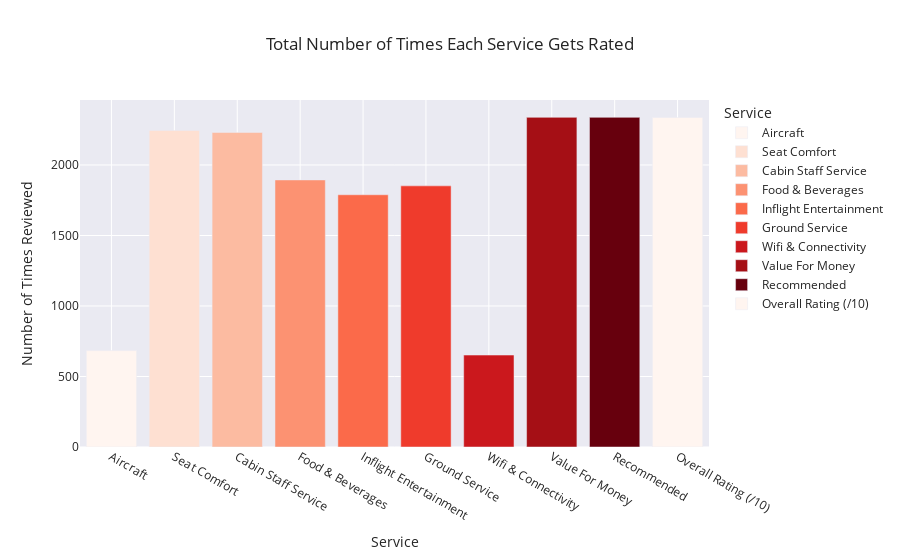

Notebook code for this chart:
### Code cell
# Use plotly to create a bar chart:
fig = px.bar(count_df, x='Service', y='Number of Times Reviewed', 
             title="Total Number of Times Each Service Gets Rated", color = 'Service', 
            color_discrete_sequence=px.colors.sequential.Reds, template = 'seaborn')
fig.show()

### Figure 1 — Plotly figure (JSON) as saved in the notebook; plotly's stock layout.template omitted (floating-point values rounded to 4 significant figures)
{"data": [{"alignmentgroup": "True", "hovertemplate": "Service=%{x}<br>Number of Times Reviewed=%{y}<extra></extra>", "legendgroup": "Aircraft", "marker": {"color": "rgb(255,245,240)", "pattern": {"shape": ""}}, "name": "Aircraft", "offsetgroup": "Aircraft", "orientation": "v", "showlegend": true, "textposition": "auto", "type": "bar", "x": ["Aircraft"], "xaxis": "x", "y": [684], "yaxis": "y"}, {"alignmentgroup": "True", "hovertemplate": "Service=%{x}<br>Number of Times Reviewed=%{y}<extra></extra>", "legendgroup": "Seat Comfort", "marker": {"color": "rgb(254,224,210)", "pattern": {"shape": ""}}, "name": "Seat Comfort", "offsetgroup": "Seat Comfort", "orientation": "v", "showlegend": true, "textposition": "auto", "type": "bar", "x": ["Seat Comfort"], "xaxis": "x", "y": [2245], "yaxis": "y"}, {"alignmentgroup": "True", "hovertemplate": "Service=%{x}<br>Number of Times Reviewed=%{y}<extra></extra>", "legendgroup": "Cabin Staff Service", "marker": {"color": "rgb(252,187,161)", "pattern": {"shape": ""}}, "name": "Cabin Staff Service", "offsetgroup": "Cabin Staff Service", "orientation": "v", "showlegend": true, "textposition": "auto", "type": "bar", "x": ["Cabin Staff Service"], "xaxis": "x", "y": [2231], "yaxis": "y"}, {"alignmentgroup": "True", "hovertemplate": "Service=%{x}<br>Number of Times Reviewed=%{y}<extra></extra>", "legendgroup": "Food & Beverages", "marker": {"color": "rgb(252,146,114)", "pattern": {"shape": ""}}, "name": "Food & Beverages", "offsetgroup": "Food & Beverages", "orientation": "v", "showlegend": true, "textposition": "auto", "type": "bar", "x": ["Food & Beverages"], "xaxis": "x", "y": [1894], "yaxis": "y"}, {"alignmentgroup": "True", "hovertemplate": "Service=%{x}<br>Number of Times Reviewed=%{y}<extra></extra>", "legendgroup": "Inflight Entertainment", "marker": {"color": "rgb(251,106,74)", "pattern": {"shape": ""}}, "name": "Inflight Entertainment", "offsetgroup": "Inflight Entertainment", "orientation": "v", "showlegend": true, "textposition": "auto", "type": "bar", "x": ["Inflight Entertainment"], "xaxis": "x", "y": [1789], "yaxis": "y"}, {"alignmentgroup": "True", "hovertemplate": "Service=%{x}<br>Number of Times Reviewed=%{y}<extra></extra>", "legendgroup": "Ground Service", "marker": {"color": "rgb(239,59,44)", "pattern": {"shape": ""}}, "name": "Ground Service", "offsetgroup": "Ground Service", "orientation": "v", "showlegend": true, "textposition": "auto", "type": "bar", "x": ["Ground Service"], "xaxis": "x", "y": [1852], "yaxis": "y"}, {"alignmentgroup": "True", "hovertemplate": "Service=%{x}<br>Number of Times Reviewed=%{y}<extra></extra>", "legendgroup": "Wifi & Connectivity", "marker": {"color": "rgb(203,24,29)", "pattern": {"shape": ""}}, "name": "Wifi & Connectivity", "offsetgroup": "Wifi & Connectivity", "orientation": "v", "showlegend": true, "textposition": "auto", "type": "bar", "x": ["Wifi & Connectivity"], "xaxis": "x", "y": [652], "yaxis": "y"}, {"alignmentgroup": "True", "hovertemplate": "Service=%{x}<br>Number of Times Reviewed=%{y}<extra></extra>", "legendgroup": "Value For Money", "marker": {"color": "rgb(165,15,21)", "pattern": {"shape": ""}}, "name": "Value For Money", "offsetgroup": "Value For Money", "orientation": "v", "showlegend": true, "textposition": "auto", "type": "bar", "x": ["Value For Money"], "xaxis": "x", "y": [2338], "yaxis": "y"}, {"alignmentgroup": "True", "hovertemplate": "Service=%{x}<br>Number of Times Reviewed=%{y}<extra></extra>", "legendgroup": "Recommended", "marker": {"color": "rgb(103,0,13)", "pattern": {"shape": ""}}, "name": "Recommended", "offsetgroup": "Recommended", "orientation": "v", "showlegend": true, "textposition": "auto", "type": "bar", "x": ["Recommended"], "xaxis": "x", "y": [2338], "yaxis": "y"}, {"alignmentgroup": "True", "hovertemplate": "Service=%{x}<br>Number of Times Reviewed=%{y}<extra></extra>", "legendgroup": "Overall Rating (/10)", "marker": {"color": "rgb(255,245,240)", "pattern": {"shape": ""}}, "name": "Overall Rating (/10)", "offsetgroup": "Overall Rating (/10)", "orientation": "v", "showlegend": true, "textposition": "auto", "type": "bar", "x": ["Overall Rating (/10)"], "xaxis": "x", "y": [2337], "yaxis": "y"}], "layout": {"barmode": "relative", "legend": {"title": {"text": "Service"}, "tracegroupgap": 0}, "title": {"text": "Total Number of Times Each Service Gets Rated"}, "xaxis": {"anchor": "y", "categoryarray": ["Aircraft", "Seat Comfort", "Cabin Staff Service", "Food & Beverages", "Inflight Entertainment", "Ground Service", "Wifi & Connectivity", "Value For Money", "Recommended", "Overall Rating (/10)"], "categoryorder": "array", "domain": [0, 1], "title": {"text": "Service"}}, "yaxis": {"anchor": "x", "domain": [0, 1], "title": {"text": "Number of Times Reviewed"}}}}
